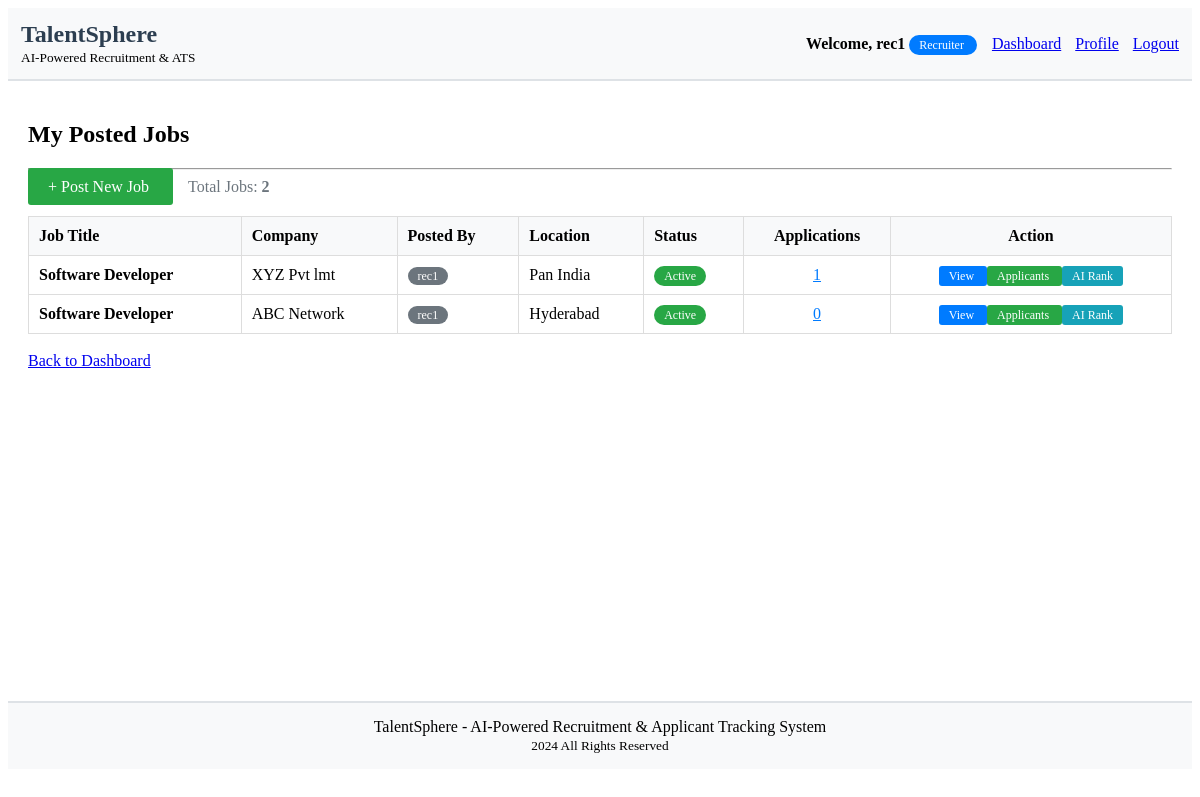
Before: /accounts/my-jobs/ (signed in) with the older database file.
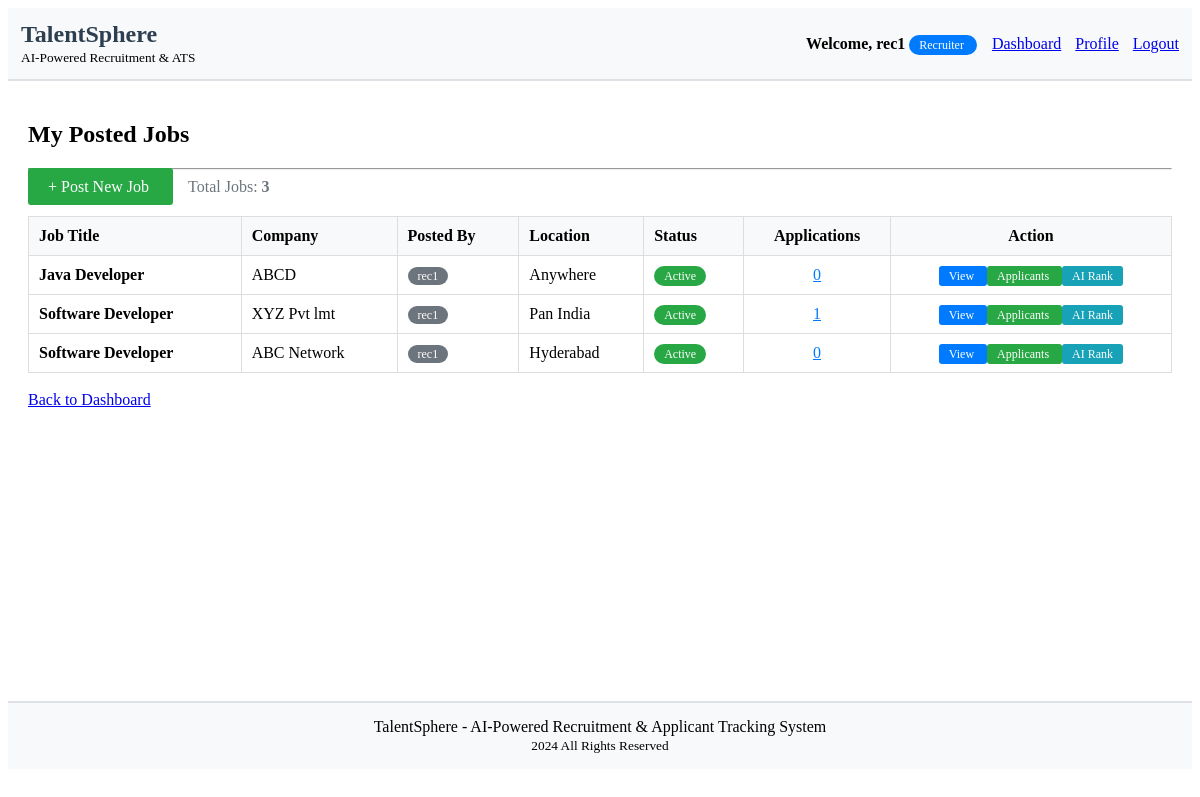
After: the same page with the newer database file.
### accounts/models.py (models this page shows, shortened)
class Job(models.Model):
    JOB_STATUS = (
        ('active', 'Active'),
        ('closed', 'Closed'),
        ('draft', 'Draft'),
    )
    EXPERIENCE_LEVELS = (
        ('entry', 'Entry Level'),
        ('mid', 'Mid Level'),
        ('senior', 'Senior Level'),
        ('lead', 'Lead'),
        ('executive', 'Executive'),
    )
    title = models.CharField(max_length=200)
    company = models.CharField(max_length=100)
    location = models.CharField(max_length=200)
    description = models.TextField()
    requirements = models.TextField()
    required_skills = models.TextField(blank=True, null=True, help_text="Comma separated skills")
    experience_level = models.CharField(max_length=20, choices=EXPERIENCE_LEVELS, default='mid')
    salary_min = models.DecimalField(max_digits=10, decimal_places=2, null=True, blank=True)
    salary_max = models.DecimalField(max_digits=10, decimal_places=2, null=True, blank=True)
    status = models.CharField(max_length=20, choices=JOB_STATUS, default='active')
    created_by = models.ForeignKey(User, on_delete=models.CASCADE, related_name='jobs')
    created_at = models.DateTimeField(auto_now_add=True)
    updated_at = models.DateTimeField(auto_now=True)
    class Meta:
        ordering = ['-created_at']

### accounts/views.py (the view)
# urls.py: path('my-jobs/', views.my_jobs, name='my_jobs'),
@login_required
def my_jobs(request):
    if request.user.profile.role != 'recruiter':
        messages.error(request, 'Access denied!')
        return redirect('dashboard')
    jobs = Job.objects.filter(created_by=request.user)
    return render(request, 'accounts/my_jobs.html', {'jobs': jobs})

### accounts/templates/accounts/my_jobs.html (shortened to what this page needs)
{% extends 'accounts/base.html' %}
{% block content %}
    <h2>My Posted Jobs</h2>
    <hr>
    <div style="margin-bottom: 20px;">
        <a href="{% url 'create_job' %}" style="background-color: #28a745; color: white; padding: 10px 20px; text-decoration: none; border-radius: 3px;">
            + Post New Job
        </a>
        <span style="margin-left: 15px; color: #6c757d;">
            Total Jobs: <strong>{{ jobs.count }}</strong>
        </span>
    </div>
    {% if jobs %}
        <table width="100%" style="border-collapse: collapse; border: 1px solid #ddd;">
            <thead style="background-color: #f8f9fa;">
                <tr>
                    <th style="border: 1px solid #ddd; padding: 10px; text-align: left;">Job Title</th>
                    <th style="border: 1px solid #ddd; padding: 10px; text-align: left;">Company</th>
                    <th style="border: 1px solid #ddd; padding: 10px; text-align: left;">Posted By</th>
                    <th style="border: 1px solid #ddd; padding: 10px; text-align: left;">Location</th>
                    <th style="border: 1px solid #ddd; padding: 10px; text-align: left;">Status</th>
                    <th style="border: 1px solid #ddd; padding: 10px; text-align: center;">Applications</th>
                    <th style="border: 1px solid #ddd; padding: 10px; text-align: center;">Action</th>
                </tr>
            </thead>
            <tbody>
                {% for job in jobs %}
                <tr>
                    <td style="border: 1px solid #ddd; padding: 10px;">
                        <strong>{{ job.title }}</strong>
                    </td>
                    <td style="border: 1px solid #ddd; padding: 10px;">{{ job.company }}</td>
                    <td style="border: 1px solid #ddd; padding: 10px;">
                        <span style="background-color: #6c757d; color: white; padding: 2px 10px; border-radius: 10px; font-size: 12px;">
                            {{ job.created_by.username }}
                        </span>
                    </td>
                    <td style="border: 1px solid #ddd; padding: 10px;">{{ job.location }}</td>
                    <td style="border: 1px solid #ddd; padding: 10px;">
                        <span style="background-color:
                            {% if job.status == 'active' %}#28a745
                            {% elif job.status == 'draft' %}#ffc107
                            {% else %}#dc3545{% endif %};
                            color: white; padding: 3px 10px; border-radius: 12px; font-size: 12px;">
                            {{ job.get_status_display }}
                        </span>
                    </td>
                    <td style="border: 1px solid #ddd; padding: 10px; text-align: center;">
                        <a href="{% url 'job_applications' job.id %}" style="color: #007bff;">
                            {{ job.applications.count }}
                        </a>
                    </td>
                    <td style="border: 1px solid #ddd; padding: 10px; text-align: center;">
                        <a href="{% url 'job_detail' job.id %}" style="background-color: #007bff; color: white; padding: 3px 10px; text-decoration: none; border-radius: 3px; font-size: 12px;">
                            View
                        </a>
                        <a href="{% url 'job_applications' job.id %}" style="background-color: #28a745; color: white; padding: 3px 10px; text-decoration: none; border-radius: 3px; font-size: 12px;">
                            Applicants
                        </a>
                        <a href="{% url 'rank_job_applications' job.id %}" style="background-color: #17a2b8; color: white; padding: 3px 10px; text-decoration: none; border-radius: 3px; font-size: 12px;">
                            AI Rank
                        </a>
                    </td>
                </tr>
                {% endfor %}
            </tbody>
        </table>
    {% endif %}
    <br>
    <a href="{% url 'dashboard' %}">Back to Dashboard</a>
{% endblock %}

Changed rows visible on the page:
added Job: title "Java Developer", company "ABCD", created_by.username "rec1", location "Anywhere", status "Active", applications.count "0"
Other visible differences:
{{ jobs.count }}: "2" → "3"
